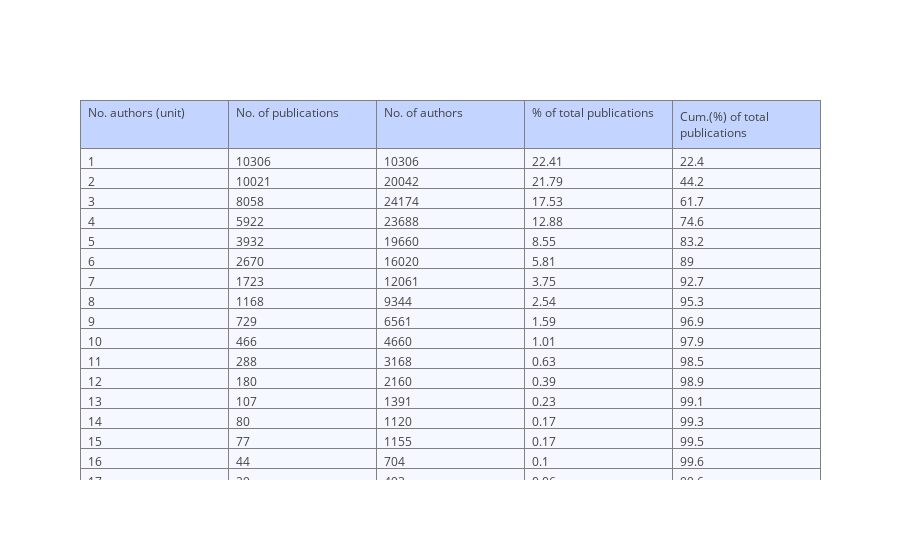
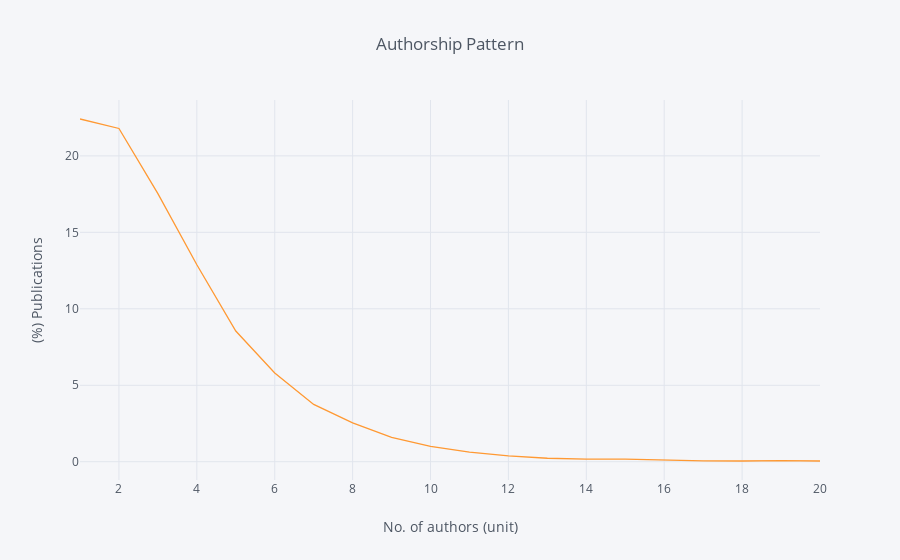

Notebook source saved alongside these figures, in order:
### Markdown cell above
## Dynamics in Publication Networks

### Code cell
# plot authorship pattern
cutoff_unit = 20
visual.plot_authorship_ptrn(cutoff_unit)

### Figure 1 — Plotly figure (JSON) as saved in the notebook; plotly's stock layout.template omitted (floating-point values rounded to 4 significant figures)
{"data": [{"cells": {"align": ["left", "left", "left", "left", "left"], "fill": {"color": "#F5F8FF"}, "values": [[1, 2, 3, 4, 5, 6, 7, 8, 9, 10, 11, 12, 13, 14, 15, 16, 17, 18, 19, 20, ">20"], [10306, 10021, 8058, 5922, 3932, 2670, 1723, 1168, 729, 466, 288, 180, 107, 80, 77, 44, 29, 22, 35, 21, 101], [10306, 20042, 24174, 23688, 19660, 16020, 12061, 9344, 6561, 4660, 3168, 2160, 1391, 1120, 1155, 704, 493, 396, 665, 420, 3989], [22.41, 21.79, 17.53, 12.88, 8.55, 5.81, 3.75, 2.54, 1.59, 1.01, 0.63, 0.39, 0.23, 0.17, 0.17, 0.1, 0.06, 0.05, 0.08, 0.05, 0.22], [22.4, 44.2, 61.7, 74.6, 83.2, 89, 92.7, 95.3, 96.9, 97.9, 98.5, 98.9, 99.1, 99.3, 99.5, 99.6, 99.6, 99.7, 99.7, 99.8, 100]]}, "header": {"align": ["left", "left", "left", "left", "left"], "fill": {"color": "#C2D4FF"}, "values": ["No. authors (unit)", "No. of publications", "No. of authors", "% of total publications", "Cum.(%) of total publications"]}, "type": "table", "uid": "e1906f86-a772-4326-a5af-4c150d44e864"}], "layout": {}}

### Figure 2 — Plotly figure (JSON) as saved in the notebook; plotly's stock layout.template omitted (floating-point values rounded to 4 significant figures)
{"data": [{"line": {"color": "rgba(255, 153, 51, 1.0)", "dash": "solid", "shape": "linear", "width": 1.3}, "mode": "lines", "name": "% of total publications", "text": "", "type": "scatter", "uid": "c434c787-9a10-4913-a1db-47df425a00ce", "x": [1, 2, 3, 4, 5, 6, 7, 8, 9, 10, 11, 12, 13, 14, 15, 16, 17, 18, 19, 20, ">20"], "y": [22.41, 21.79, 17.53, 12.88, 8.55, 5.81, 3.75, 2.54, 1.59, 1.01, 0.63, 0.39, 0.23, 0.17, 0.17, 0.1, 0.06, 0.05, 0.08, 0.05, 0.22]}], "layout": {"legend": {"bgcolor": "#F5F6F9", "font": {"color": "#4D5663"}}, "paper_bgcolor": "#F5F6F9", "plot_bgcolor": "#F5F6F9", "title": {"font": {"color": "#4D5663"}, "text": "Authorship Pattern"}, "xaxis": {"gridcolor": "#E1E5ED", "showgrid": true, "tickfont": {"color": "#4D5663"}, "title": {"font": {"color": "#4D5663"}, "text": "No. of authors (unit)"}, "zerolinecolor": "#E1E5ED"}, "yaxis": {"gridcolor": "#E1E5ED", "showgrid": true, "tickfont": {"color": "#4D5663"}, "title": {"font": {"color": "#4D5663"}, "text": "(%) Publications"}, "zerolinecolor": "#E1E5ED"}}}
